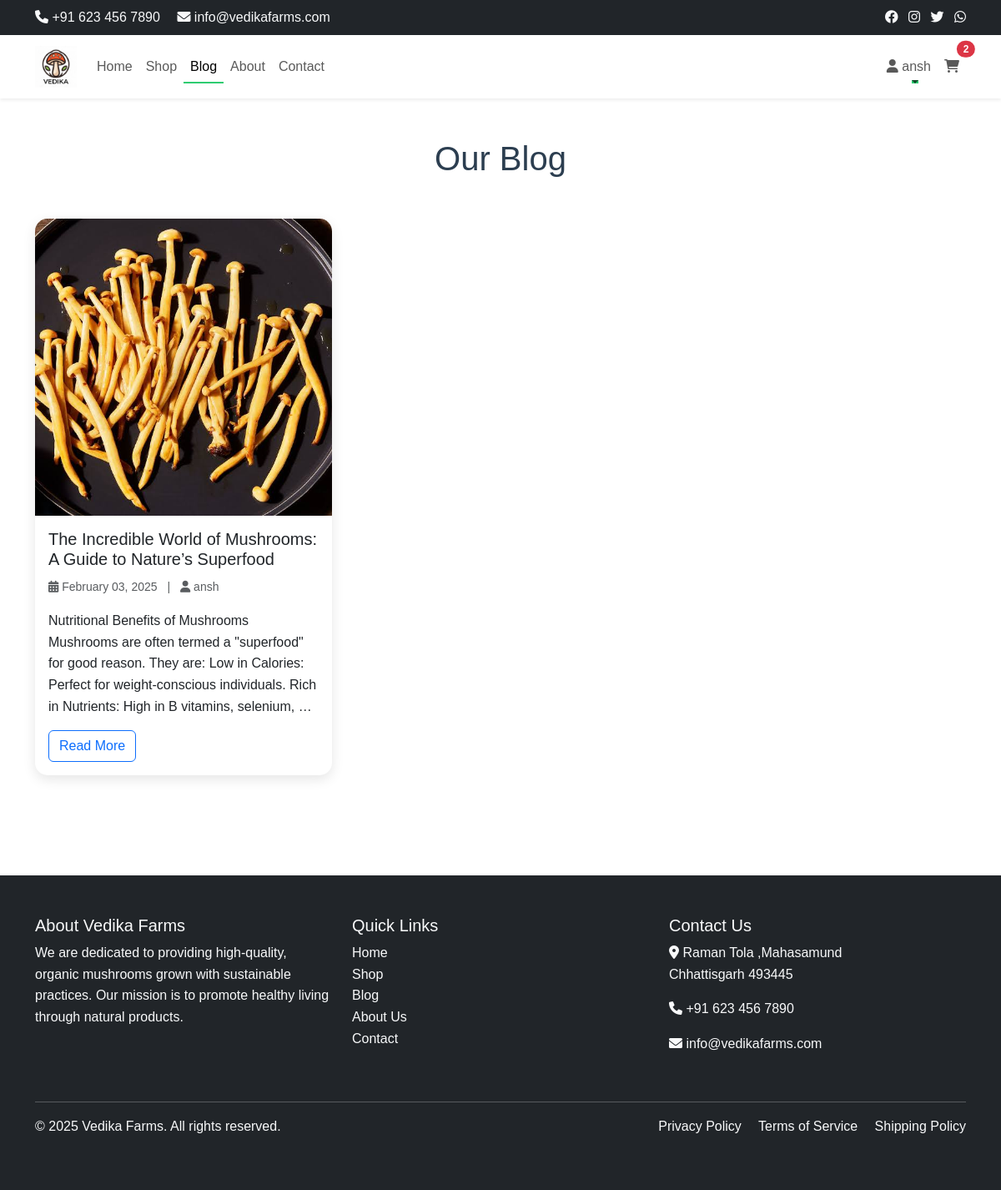
Page /blog/ (signed in) on the committed database.
### shop/models.py (models this page shows, shortened)
class Blog(models.Model):
    title = models.CharField(max_length=200)
    content = models.TextField()
    author = models.ForeignKey(User, on_delete=models.CASCADE)
    image = models.ImageField(upload_to='blog/', null=True, blank=True)
    created_at = models.DateTimeField(auto_now_add=True)
    updated_at = models.DateTimeField(auto_now=True)

### shop/views.py (the view)
# urls.py: path('blog/', views.blog_list, name='blog_list'),
def blog_list(request):
    blogs = Blog.objects.all().order_by('-created_at')
    return render(request, 'shop/blog_list.html', {'blogs': blogs})

### shop/templates/shop/blog_list.html (shortened to what this page needs)
{% extends 'shop/base.html' %}
{% block content %}
<div class="container py-5">
    <h1 class="text-center mb-5">Our Blog</h1>
    <div class="row">
        {% for blog in blogs %}
        <div class="col-md-4 mb-4">
            <div class="card h-100 blog-card">
                {% if blog.image %}
                <img src="{{ blog.image.url }}" class="card-img-top" alt="{{ blog.title }}">
                {% endif %}
                <div class="card-body">
                    <h5 class="card-title">{{ blog.title }}</h5>
                    <p class="card-text text-muted">
                        <small>
                            <i class="fas fa-calendar-alt"></i> {{ blog.created_at|date:"F d, Y" }}
                            <span class="mx-2">|</span>
                            <i class="fas fa-user"></i> {{ blog.author }}
                        </small>
                    </p>
                    <p class="card-text">{{ blog.content|truncatewords:30 }}</p>
                    <a href="{% url 'blog_detail' blog.pk %}" class="btn btn-outline-primary">Read More</a>
                </div>
            </div>
        </div>
        {% empty %}
        <div class="col-12 text-center">
            <p>No blog posts available yet.</p>
        </div>
        {% endfor %}
    </div>
</div>
{% endblock %}

### shop/templates/shop/base.html (shortened to what this page needs)
{% load static %}
<!DOCTYPE html>
<html lang="en">
<head>
    <link href="https://cdn.jsdelivr.net/npm/bootstrap@5.3.0/dist/css/bootstrap.min.css" rel="stylesheet">
    <link rel="stylesheet" href="https://cdnjs.cloudflare.com/ajax/libs/font-awesome/6.0.0/css/all.min.css">
    <link rel="stylesheet" href="https://cdnjs.cloudflare.com/ajax/libs/animate.css/4.1.1/animate.min.css">
    <link rel="stylesheet" href="{% static 'css/style.css' %}">
</head>
<body>
    <div class="top-bar bg-dark text-light py-2">
        <div class="container">
            <div class="row">
                <div class="col-md-6">
                    <span><i class="fas fa-phone"></i> +91 623 456 7890</span>
                    <span class="ms-3"><i class="fas fa-envelope"></i> info@vedikafarms.com</span>
                </div>
                <div class="col-md-6 text-end">
                    <div class="social-links">
                        <a href="#" class="text-light me-2"><i class="fab fa-facebook"></i></a>
                        <a href="#" class="text-light me-2"><i class="fab fa-instagram"></i></a>
                        <a href="#" class="text-light me-2"><i class="fab fa-twitter"></i></a>
                        <a href="#" class="text-light"><i class="fab fa-whatsapp"></i></a>
                    </div>
                </div>
            </div>
        </div>
    </div>
    <nav class="navbar navbar-expand-lg navbar-light bg-white sticky-top shadow-sm">
        <div class="container">
            <a class="navbar-brand" href="{% url 'home' %}">
                <img src="{% static 'images/logo.png' %}" alt="Vedika Farms" height="50">
            </a>
            <div class="collapse navbar-collapse" id="navbarNav">
                <ul class="navbar-nav me-auto">
                    <li class="nav-item">
                        <a class="nav-link {% if request.resolver_match.url_name == 'home' %}active{% endif %}"
                           href="{% url 'home' %}">Home</a>
                    </li>
                    <li class="nav-item">
                        <a class="nav-link {% if request.resolver_match.url_name == 'shop' %}active{% endif %}"
                           href="{% url 'shop' %}">Shop</a>
                    </li>
                    <li class="nav-item">
                        <a class="nav-link {% if request.resolver_match.url_name == 'blog_list' %}active{% endif %}"
                           href="{% url 'blog_list' %}">Blog</a>
                    </li>
                    <li class="nav-item">
                        <a class="nav-link {% if request.resolver_match.url_name == 'about' %}active{% endif %}"
                           href="{% url 'about' %}">About</a>
                    </li>
                    <li class="nav-item">
                        <a class="nav-link {% if request.resolver_match.url_name == 'contact' %}active{% endif %}"
                           href="{% url 'contact' %}">Contact</a>
                    </li>
                </ul>
                <div class="navbar-nav ms-auto">
                    {% if user.is_authenticated %}
                        <div class="nav-item dropdown">
                            <a class="nav-link dropdown-toggle" href="#" id="userDropdown" role="button"
                               data-bs-toggle="dropdown">
                                <i class="fas fa-user"></i> {{ user.username }}
                            </a>
                        </div>
                    {% endif %}
                    <a class="nav-link position-relative" href="{% url 'cart' %}">
                        <i class="fas fa-shopping-cart"></i>
                        {% with cart=request.session.cart|default:"{}" %}
                        {% if cart %}
                        <span class="position-absolute top-0 start-100 translate-middle badge rounded-pill bg-danger">
                            {{ cart|length }}
                        </span>
                        {% endif %}
                        {% endwith %}
                    </a>
                </div>
            </div>
        </div>
    </nav>
    <main>
        {% block content %}{% endblock %}
    </main>
    <footer class="bg-dark text-light py-5 mt-5">
        <div class="container">
            <div class="row">
                <div class="col-md-4 mb-4">
                    <h5>About Vedika Farms</h5>
                    <p>We are dedicated to providing high-quality, organic mushrooms grown with sustainable practices. Our mission is to promote healthy living through natural products.</p>
                </div>
                <div class="col-md-4 mb-4">
                    <h5>Quick Links</h5>
                    <ul class="list-unstyled">
                        <li><a href="{% url 'home' %}" class="text-light">Home</a></li>
                        <li><a href="{% url 'shop' %}" class="text-light">Shop</a></li>
                        <li><a href="{% url 'blog_list' %}" class="text-light">Blog</a></li>
                        <li><a href="{% url 'about' %}" class="text-light">About Us</a></li>
                        <li><a href="{% url 'contact' %}" class="text-light">Contact</a></li>
                    </ul>
                </div>
                <div class="col-md-4 mb-4">
                    <h5>Contact Us</h5>
                    <address>
                        <p><i class="fas fa-map-marker-alt"></i> Raman Tola ,Mahasamund<br>Chhattisgarh 493445</p>
                        <p><i class="fas fa-phone"></i> +91 623 456 7890</p>
                        <p><i class="fas fa-envelope"></i> info@vedikafarms.com</p>
                    </address>
                </div>
            </div>
            <hr class="bg-light">
            <div class="row">
                <div class="col-md-6">
                    <p>&copy; {% now "Y" %} Vedika Farms. All rights reserved.</p>
                </div>
                <div class="col-md-6 text-md-end">
                    <a href="#" class="text-light me-3">Privacy Policy</a>
                    <a href="#" class="text-light me-3">Terms of Service</a>
                    <a href="#" class="text-light">Shipping Policy</a>
                </div>
            </div>
        </div>
    </footer>
    <div id="cart-animation-container"></div>
</body>
</html>

### shop/static/css/style.css (style rules this page uses)
:root { --primary-color: #2ecc71; --secondary-color: #27ae60; --accent-color: #e74c3c; --text-color: #2c3e50; --light-gray: #f5f6fa; --dark-gray: #2d3436; }
body { font-family: 'Poppins', sans-serif; color: var(--text-color); line-height: 1.6; }
.navbar { transition: all 0.3s ease; }
.navbar.sticky-top { box-shadow: 0 2px 10px rgba(0, 0, 0, 0.1); }
.navbar-brand img { transition: transform 0.3s ease; }
.nav-link { position: relative; padding: 0.5rem 1rem; transition: color 0.3s ease; }
.nav-link::after { content: ''; position: absolute; width: 0; height: 2px; bottom: 0; left: 50%; background-color: var(--primary-color); transition: all 0.3s ease; }
.nav-link:hover::after, .nav-link.active::after { width: 100%; left: 0; }
.blog-card { border: none; border-radius: 15px; overflow: hidden; transition: transform 0.3s ease; box-shadow: 0 5px 15px rgba(0, 0, 0, 0.1); }
#cart-animation-container { position: fixed; pointer-events: none; z-index: 9999; width: 100%; height: 100%; top: 0; left: 0; }
footer { background-color: var(--dark-gray); }
footer a { text-decoration: none; transition: color 0.3s ease; }
.social-links a { transition: transform 0.3s ease; display: inline-block; }

### rows in the picture
Blog: image (picture), title "The Incredible World of Mushrooms: A Guide to Nature’s Superfood", created_at "February 03, 2025", author "ansh", content "Nutritional Benefits of Mushrooms Mushrooms are often termed a \"superfood\" for good reason. They are: Low in Calories: Perfect for weight-conscious individuals. Rich in Nutrients: High in B vitamins, selenium, …"

### other values in the picture
{{ user.username }} "ansh"
{{ cart|length }} "2"
